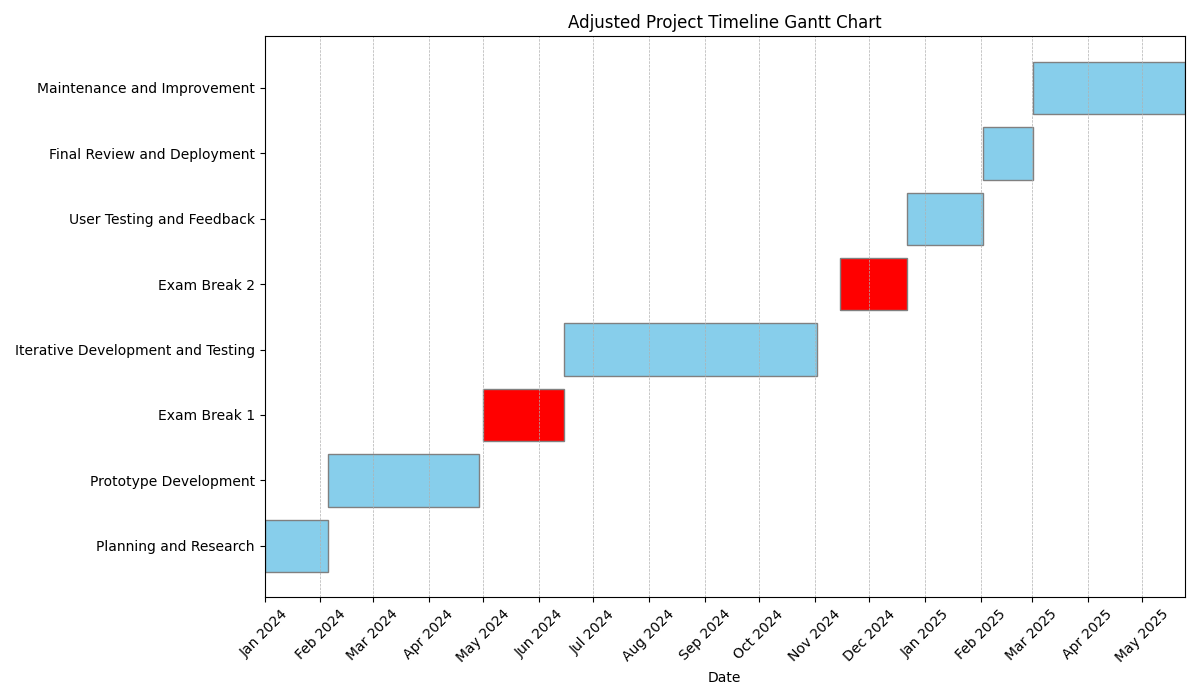

Recreate this plot in Python.
import matplotlib.pyplot as plt
import matplotlib.dates as mdates
from datetime import datetime, timedelta

# Function to add weeks to a date
def add_weeks(start_date, weeks):
    return start_date + timedelta(weeks=weeks)

# Setting up the start date and exam period dates
start_date = datetime(2024, 1, 1)
if start_date.weekday() != 0:
    start_date += timedelta(days=(7 - start_date.weekday()))

exam_start = datetime(2024, 5, 1)
exam_end = datetime(2024, 6, 15)

# Correcting the code to handle the IndexError and allowing overlap between phases and exam periods

# Setting up the start date and exam period dates
start_date = datetime(2024, 1, 1)
exam_start_1 = datetime(2024, 5, 1)
exam_end_1 = datetime(2024, 6, 15)
exam_start_2 = datetime(2024, 11, 15)
exam_end_2 = datetime(2024, 12, 22)

# Defining the phases and their durations in weeks
phases = {
    "Planning and Research": 5, 
    "Prototype Development": 12,
    "Exam Break 1": (exam_end_1 - exam_start_1).days // 7,
    "Iterative Development and Testing": 20,
    "Exam Break 2": (exam_end_2 - exam_start_2).days // 7,
    "User Testing and Feedback": 6,
    "Final Review and Deployment": 4,
    "Maintenance and Improvement": 12  # ongoing, plotted as 12 weeks for visualization
}

# Calculating the start and end dates for each phase
dates = []
end_dates = []
current_date = start_date

for phase, duration in phases.items():
    if phase.startswith("Exam Break"):
        # Handling for exam break periods
        if phase == "Exam Break 1":
            current_date = exam_start_1
            end_date = exam_end_1
        elif phase == "Exam Break 2":
            current_date = exam_start_2
            end_date = exam_end_2
    else:
        # Regular phases start after the end of the last phase or exam break
        current_date = end_dates[-1] if end_dates else start_date
        end_date = add_weeks(current_date, duration)
    
    dates.append(current_date)
    end_dates.append(end_date)

# Creating the Gantt chart with overlap allowed
fig, ax = plt.subplots(figsize=(12, 7))
for i, (phase, duration) in enumerate(phases.items()):
    color = "red" if "Exam Break" in phase else "skyblue"
    ax.barh(phase, end_dates[i] - dates[i], left=dates[i], color=color, edgecolor='grey')

# Formatting the chart
ax.set_xlabel("Date")
ax.set_title("Adjusted Project Timeline Gantt Chart")
ax.grid(True, which='both', axis='x', linestyle='--', linewidth=0.5)

# Set the x-axis to display real dates
ax.set_xlim(start_date, end_dates[-1])
ax.xaxis.set_major_locator(mdates.MonthLocator())
ax.xaxis.set_major_formatter(mdates.DateFormatter('%b %Y'))
plt.xticks(rotation=45)  # Tilt date labels to avoid overlap

# Keep y-axis labels horizontal
plt.yticks(rotation=0)

plt.tight_layout()
plt.show()
